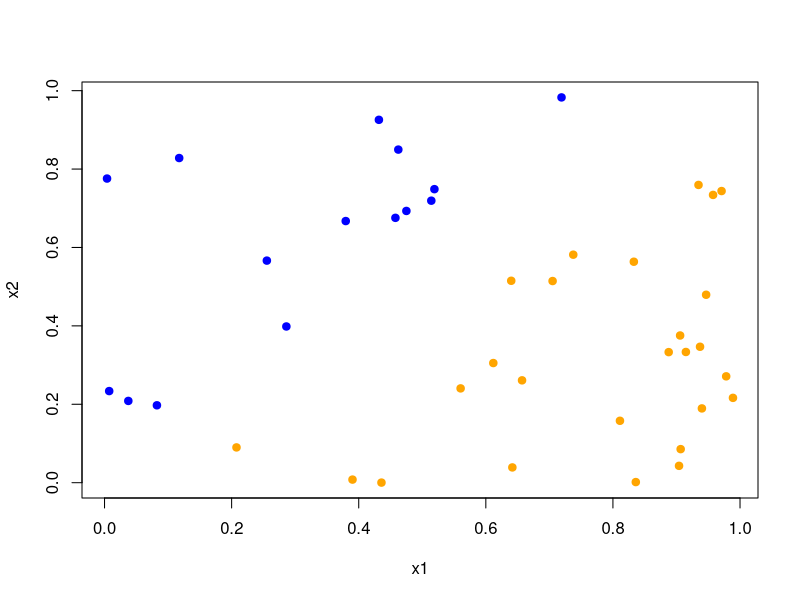
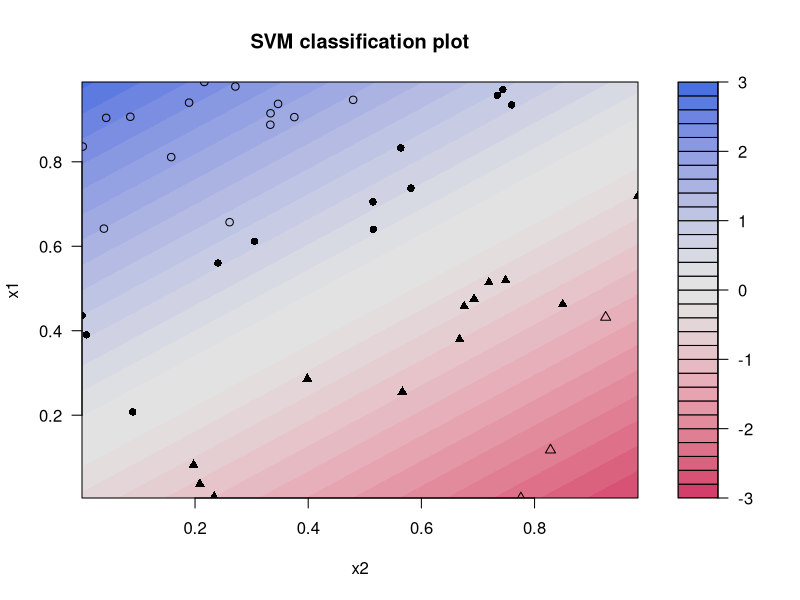
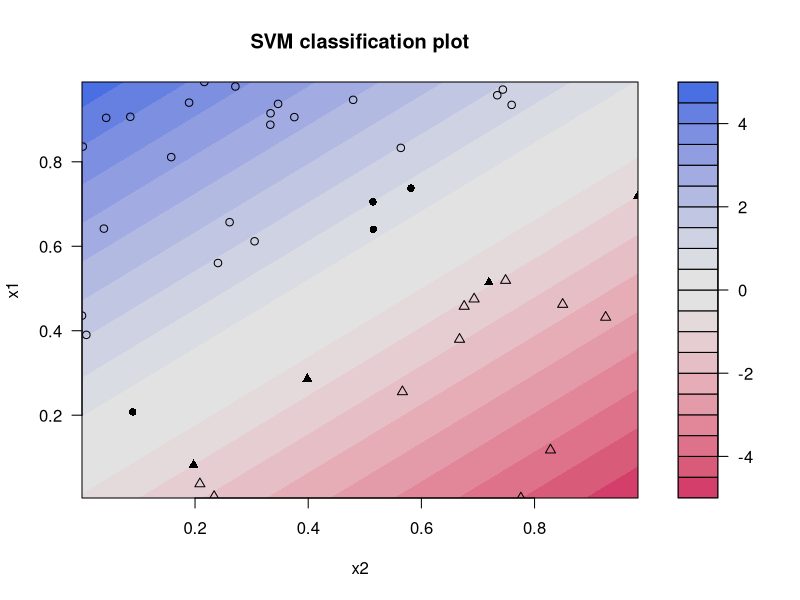
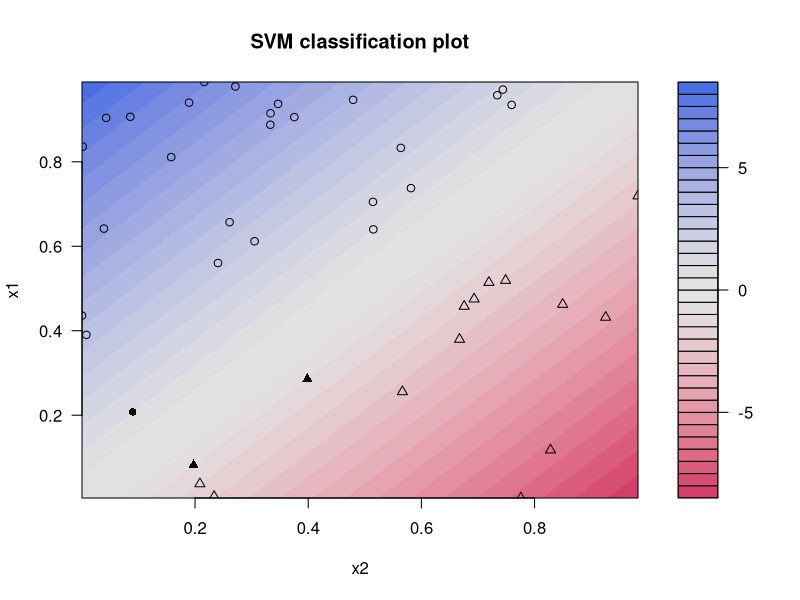
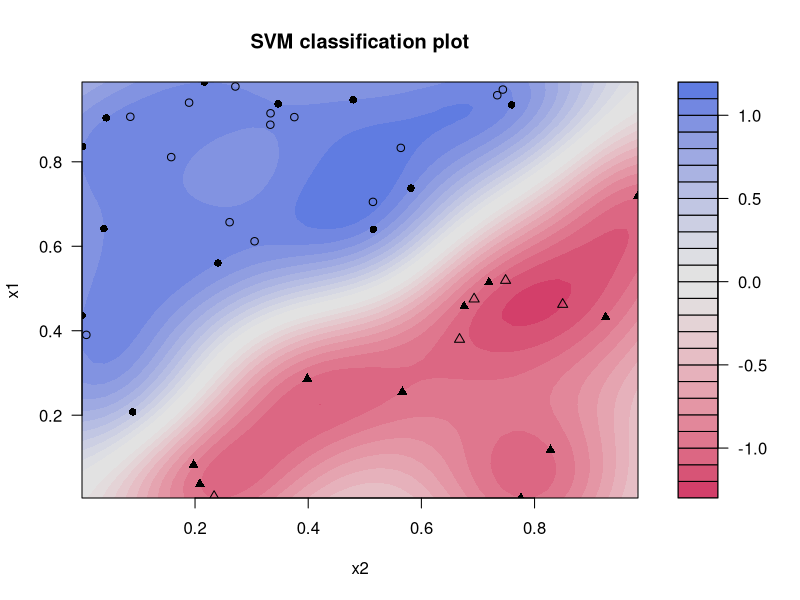
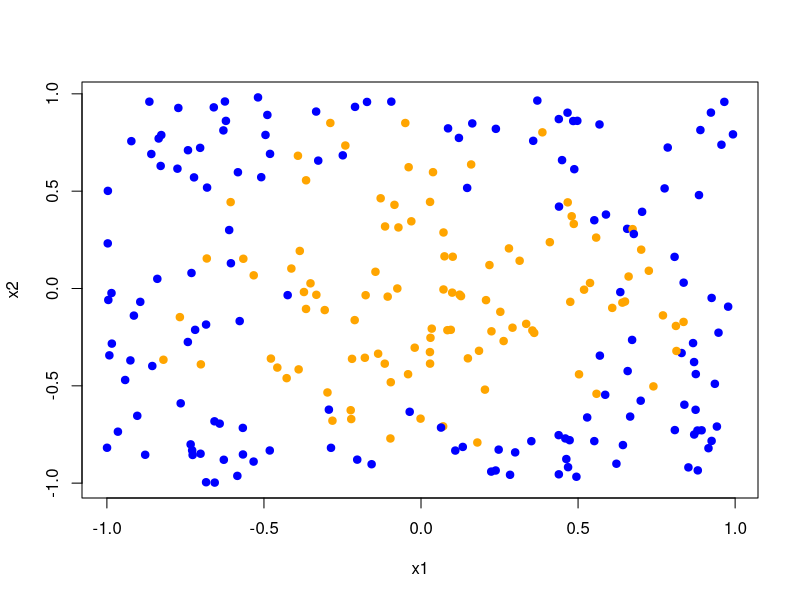
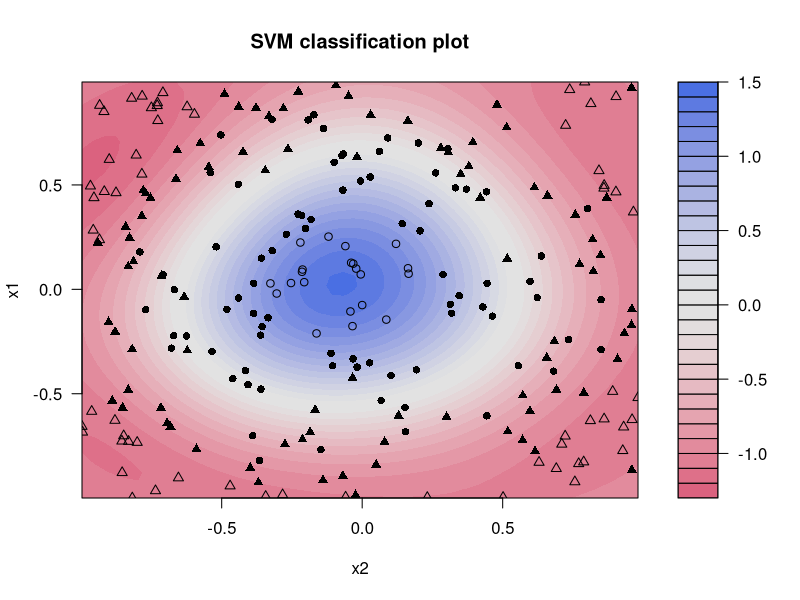
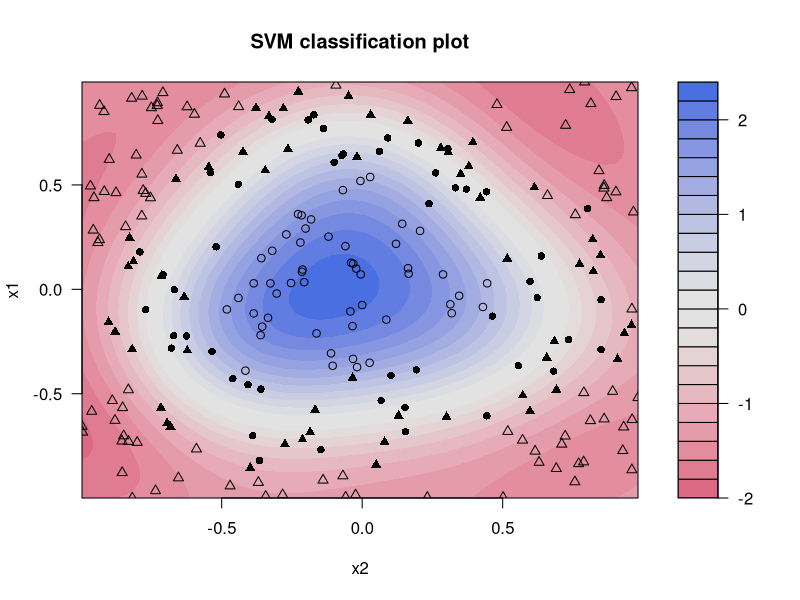

Write R code to recreate these figures, in order.
## ---- chunk 1
library(randomForest)
library(caret)
library(kernlab)
## ---- chunk 2
accuracy = function(actual, predicted) {
  mean(actual == predicted)
}
## ---- chunk 3
sim_sep = function(n = 1000) {
  x1 = runif(n)
  x2 = runif(n)
  keep = x1 + 0.1 < x2 | x1 - 0.1 > x2
  x1 = x1[keep]
  x2 = x2[keep] 
  y = 1 * (x1 - x2 > 0)
  y = ifelse(y == 1, "Orange", "Blue")
  data.frame(y = as.factor(y), x1 = x1, x2 = x2)
}
## ---- chunk 4
set.seed(42)
train_data = sim_sep(n = 50)
plot(x2 ~ x1, data = train_data, col = as.character(y), pch = 19)
test_data = sim_sep(n = 500)
str(train_data)
## ---- chunk 5
lin_svm_fit = ksvm(y ~ ., data = train_data, kernel = 'vanilladot', C = 0.1)
plot(lin_svm_fit, data = train_data)

# train accuracy
accuracy(actual = train_data$y,
         predicted = predict(lin_svm_fit, train_data))

# test accuracy
accuracy(actual = test_data$y,
         predicted = predict(lin_svm_fit, test_data))
## ---- chunk 6
lin_svm_fit = ksvm(y ~ ., data = train_data, kernel = 'vanilladot', C = 1)
plot(lin_svm_fit, data = train_data)

# train accuracy
accuracy(actual = train_data$y,
         predicted = predict(lin_svm_fit, train_data))

# test accuracy
accuracy(actual = test_data$y,
         predicted = predict(lin_svm_fit, test_data))
## ---- chunk 7
lin_svm_fit = ksvm(y ~ ., data = train_data, kernel = 'vanilladot', C = 10)
plot(lin_svm_fit, data = train_data)

# train accuracy
accuracy(actual = train_data$y,
         predicted = predict(lin_svm_fit, train_data))

# test accuracy
accuracy(actual = test_data$y,
         predicted = predict(lin_svm_fit, test_data))
## ---- chunk 8
set.seed(42)
rad_svm_fit = ksvm(y ~ ., data = train_data, kernel = 'rbfdot', C = 1)
plot(rad_svm_fit, data = train_data)

# train accuracy
accuracy(actual = train_data$y,
         predicted = predict(rad_svm_fit, train_data))

# test accuracy
accuracy(actual = test_data$y,
         predicted = predict(rad_svm_fit, test_data))
## ---- chunk 9
svm_grid =  expand.grid(C = c(2 ^ (-5:5)))
svm_control = trainControl(method = "cv", number = 5, 
                           returnResamp = "all", verbose = FALSE)

set.seed(42)
lin_svm_fit = train(y ~ ., data = train_data, method = "svmLinear",
                    trControl = svm_control, tuneGrid = svm_grid)

lin_svm_fit
lin_svm_fit$bestTune

# train accuracy
accuracy(actual = train_data$y,
         predicted = predict(lin_svm_fit, train_data))

# test accuracy
accuracy(actual = test_data$y,
         predicted = predict(lin_svm_fit, test_data))
## ---- chunk 10
set.seed(42)
rf_grid = expand.grid(mtry = 1:2)
rf_fit  = train(y ~ ., data = train_data, method = "rf",
                trControl = svm_control, tuneGrid = rf_grid)
rf_fit$bestTune

# train accuracy
accuracy(actual = train_data$y,
         predicted = predict(rf_fit, train_data))

# test accuracy
accuracy(actual = test_data$y,
         predicted = predict(rf_fit, test_data))
## ---- chunk 11
sim_rad = function(n = 1000) {
  x1 = runif(n, -1, 1)
  x2 = runif(n, -1, 1)
  y = 1 * (x1 ^ 2 + x2 ^ 2 + rnorm(n, 0, 0.25) < 0.5)
  y = ifelse(y == 1, "Orange", "Blue")
  data.frame(y = as.factor(y), x1 = x1, x2 = x2)
}
## ---- chunk 12
set.seed(42)
train_data = sim_rad(n = 250)
plot(x2 ~ x1, data = train_data, col = as.character(y), pch = 19)
test_data = sim_rad(n = 2000)
## ---- chunk 13
rad_svm_fit = ksvm(y ~., data = train_data, kernel = 'rbfdot', 
                   C = 0.1, kpar = list(sigma = 1))
plot(rad_svm_fit, data = train_data)

# train accuracy
accuracy(actual = train_data$y,
         predicted = predict(rad_svm_fit, train_data))

# test accuracy
accuracy(actual = test_data$y,
         predicted = predict(rad_svm_fit, test_data))
## ---- chunk 14
rad_svm_fit = ksvm(y ~., data = train_data, kernel = 'rbfdot', 
                   C = 1, kpar = list(sigma = 1))
plot(rad_svm_fit, data = train_data)

# train accuracy
accuracy(actual = train_data$y,
         predicted = predict(rad_svm_fit, train_data))

# test accuracy
accuracy(actual = test_data$y,
         predicted = predict(rad_svm_fit, test_data))
## ---- chunk 15
rad_svm_fit = ksvm(y ~., data = train_data, kernel = 'rbfdot', 
                   C = 10, kpar = list(sigma = 1))
plot(rad_svm_fit, data = train_data)

# train accuracy
accuracy(actual = train_data$y,
         predicted = predict(rad_svm_fit, train_data))

# test accuracy
accuracy(actual = test_data$y,
         predicted = predict(rad_svm_fit, test_data))
## ---- chunk 16
rad_svm_fit = ksvm(y ~., data = train_data, kernel = 'rbfdot', 
                   C = 1, kpar = list(sigma = 0.5))
plot(rad_svm_fit, data = train_data)

# train accuracy
accuracy(actual = train_data$y,
         predicted = predict(rad_svm_fit, train_data))

# test accuracy
accuracy(actual = test_data$y,
         predicted = predict(rad_svm_fit, test_data))
## ---- chunk 17
rad_svm_fit = ksvm(y ~., data = train_data, kernel = 'rbfdot', 
                   C = 1, kpar = list(sigma = 1))
plot(rad_svm_fit, data = train_data)

# train accuracy
accuracy(actual = train_data$y,
         predicted = predict(rad_svm_fit, train_data))

# test accuracy
accuracy(actual = test_data$y,
         predicted = predict(rad_svm_fit, test_data))
## ---- chunk 18
rad_svm_fit = ksvm(y ~., data = train_data, kernel = 'rbfdot', 
                   C = 1, kpar = list(sigma = 2))
plot(rad_svm_fit, data = train_data)

# train accuracy
accuracy(actual = train_data$y,
         predicted = predict(rad_svm_fit, train_data))

# test accuracy
accuracy(actual = test_data$y,
         predicted = predict(rad_svm_fit, test_data))
## ---- chunk 19
svm_grid = expand.grid(   C = c(2 ^ (-5:5)),
                      sigma = c(2 ^ (-3:3)))

set.seed(42)
rad_svm_fit = train(y ~ ., data = train_data, method = "svmRadial",
                    trControl = svm_control, tuneGrid = svm_grid)
#rad_svm_fit
rad_svm_fit$bestTune
## ---- chunk 20
rad_svm_fit = ksvm(y ~., data = train_data, kernel = 'rbfdot',
                  C = 16, kpar = list(sigma = 0.25))
plot(rad_svm_fit, data = train_data)

# train accuracy
accuracy(actual = train_data$y,
         predicted = predict(rad_svm_fit, train_data))

# test accuracy
accuracy(actual = test_data$y,
         predicted = predict(rad_svm_fit, test_data))
## ---- chunk 21
set.seed(42)
poly_svm_fit = train(y ~ ., data = train_data, method = "svmPoly",
                     trControl = svm_control)
#poly_svm_fit
poly_svm_fit$bestTune
## ---- chunk 22
poly_svm_fit = ksvm(y ~., data = train_data, kernel = 'polydot', 
                    C = 1, kpar = list(scale = 0.1, degree = 3))
plot(poly_svm_fit, data = train_data)

# train accuracy
accuracy(actual = train_data$y,
         predicted = predict(poly_svm_fit, train_data))

# test accuracy
accuracy(actual = test_data$y,
         predicted = predict(poly_svm_fit, test_data))
## ---- chunk 23
svm_grid =  expand.grid(C = c(2 ^ (-5:5)))
set.seed(42)
lin_svm_fit = train(y ~ ., data = train_data, method = "svmLinear",
                    trControl = svm_control, tuneGrid = svm_grid)
lin_svm_fit
lin_svm_fit$bestTune
## ---- chunk 24
lin_svm_fit = ksvm(y ~., data = train_data, kernel = 'vanilladot', 
                   C = lin_svm_fit$bestTune)
plot(lin_svm_fit, data = train_data)

# train accuracy
accuracy(actual = train_data$y,
         predicted = predict(lin_svm_fit, train_data))

# test accuracy
accuracy(actual = test_data$y,
         predicted = predict(lin_svm_fit, test_data))
## ---- chunk 25
set.seed(42)
rf_grid = expand.grid(mtry = 1:2)
rf_fit = train(y ~ ., data = train_data, method = "rf",
               trControl = svm_control, tuneGrid = rf_grid)
rf_fit$bestTune

# train accuracy
accuracy(actual = train_data$y,
         predicted = predict(rf_fit, train_data))

# test accuracy
accuracy(actual = test_data$y,
         predicted = predict(rf_fit, test_data))
